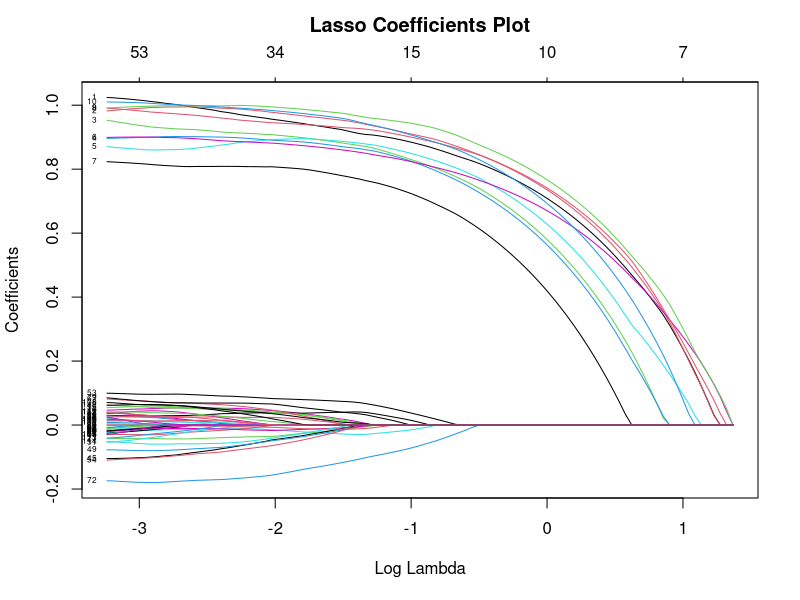
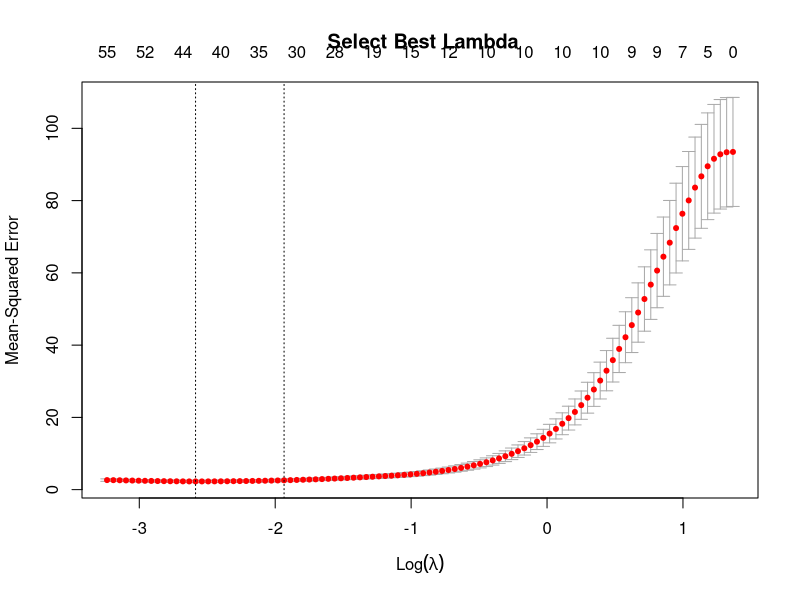
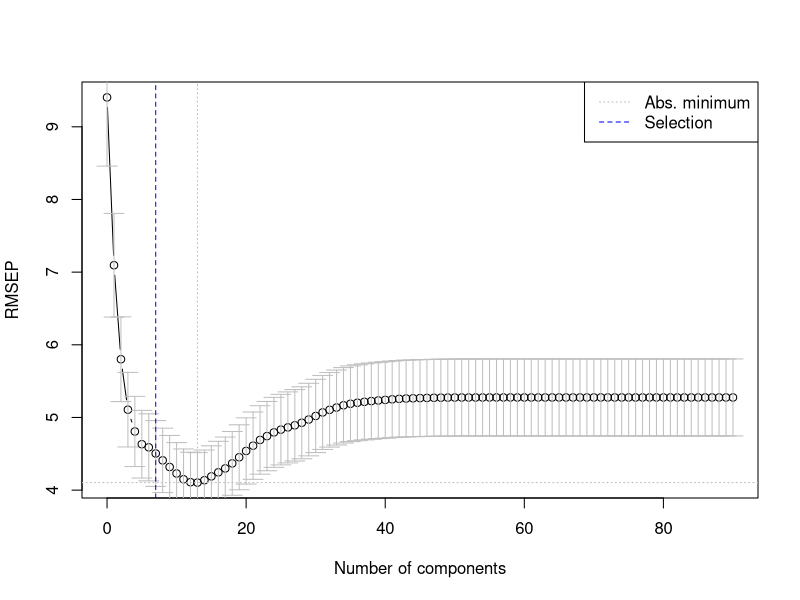
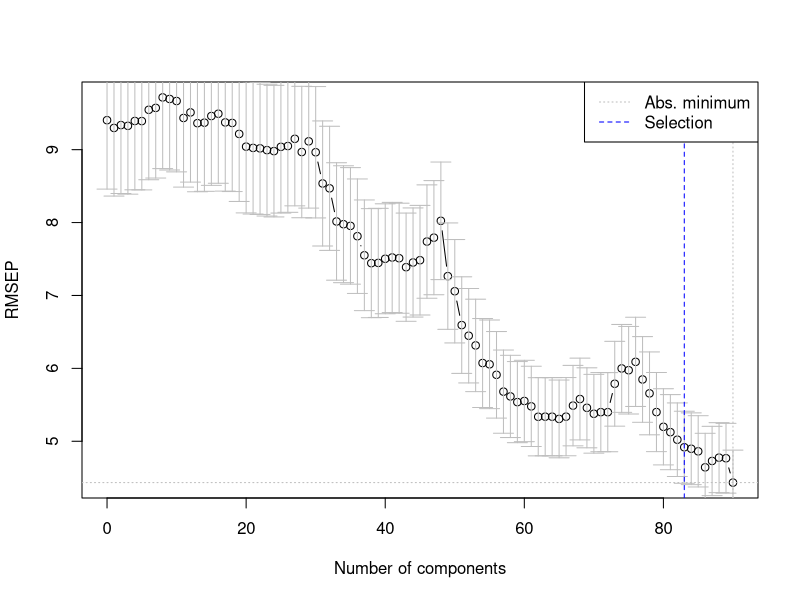

The R script that drew these images, in order:
setwd("/Users/mibiy/Desktop/DavisSpring/442 Advance Stat/Class4")
install.packages("glmnet")
install.packages("pls")
library(glmnet)
library(pls)


# Create simulated data 

set.seed(1234) # set seed to generate the same data every time you run the code; for different repetition, comment out this line
n = 100 									# sample size
p = 120										# p > n => Big-p Data Problem
pp = 10 									# true variables 
beta1=rbind(1,1,1,1,1) 						
# 5 coefficients for first five vars as a 5 x 1 vector
beta2=rbind(1,1,1,1,1)						
# 5 coeffs for for second five vars as a 5 x 1 vector
beta0 = t(t(rep(0,1,110)))					
# 110 insignificant betas as 110 x 1 vector

x=matrix(runif(n*p, min=0, max=10), n, p)	
# randon uniform variates from U(0, 10) arranged in matrix n x p
z1=x[,1:5] %*% beta1						
# first simulated factor z1 = sum of x1 through x5
z2=x[,6:10] %*% beta2						# second factor z2
yy= z1 + 10*sqrt(z2) 						# true dependent variable
y = yy + x[,11:120] %*% beta0 + rnorm(n)	
# observed dependent variable with 100 regressors insignificant vars but we don't know that ex ante

# Partition training and test data sets

m = 0.8*n									# 80% training size ==> 20% holdout sample
ts = sample(1:n,m)							# random draw of 80 out of 100 rows
x.train = x[ts,]							
y.train = y[ts]

x.test = x[-ts,]
y.test = y[-ts]


############  Part A: Regularization models (Ridge, Lasso, Elastic Net) #########


# LASSO when alpha = 1. 
# Ridge Regression when alpha = 0. 
# Elastic Net when alpha = strictly positive fraction Why? Exam Q


# Lasso Regression

out.lasso = glmnet(x.train, y.train, alpha = 1)     
# fits lasso becasue alpha = 1 vanishes the quadratic penalty

# Coeffcients plots

plot(out.lasso, xvar="lambda", label=TRUE)	      # plots estimates vs log(lambda) values. See how *all* estimates tend to zero as lambda increases. Why? Exam Q	
title("Lasso Coefficients Plot",line=2.5)

# Extract LASSO estimates for specific lambda values

est_1 = coef(out.lasso, s = 0.01)	
est_1
# estimates at lambda = 0.01 => 
# many vars deemed significant, 
# yet their magnitudes differ b/w sig and nonsig vars
est_2 = coef(out.lasso, s = 0.5)					  
# estimates when lambda = 0.5 ==> 
# separation b/w sig an insignifcant vars improves substantially

      
# Optimal Lambda value?  Select by using n-fold cross-validation 

cvlasso=cv.glmnet(x.train, y.train, type.measure="mse", nfolds = 10)    
# 10-fold cross-validation
plot(cvlasso, main = " Select Best Lambda")								
# plot of MSE vs Lambda
lam_est = cvlasso$lambda.min											
# best lambda --> one that minimizes mse
lasso_est = coef(out.lasso, s = lam_est)								
# best parameter estimates 


# Prediction Using Test Sample Data

yhat = predict(cvlasso, s = lam_est, newx=x.test)
# x.test provides data from holdout sample
sse.test = sum((y.test - yhat)^2)	
sse.test
# sum of square errors in holdout sample
sst.test = sum((y.test-mean(y.test))^2)	
sst.test
# total sum of squares at ybar in holdout sample
r2 = 1-sse.test/sst.test											
r2
# R square = 1 - sum of squares errors with the model/sum of squares errors w/o the model (ie just ybar) 
?predict



############  Part B: Dimension Reduction models (PCR and PLS) #########

# data must be in dataframe form and not as a matrix
xydata = data.frame(y = y, x = x)


#### Partial Least Squares Regression ####

# runs partial least sqaures regression with p > n
out.pls = plsr(y ~ x, ncomp = 90, data = xydata, 
               validation = "LOO", jackknife = TRUE)
?plsr
# Select number of components to retain by cross-validation --> 
# prodcues plot with std error bars
best.pls.k = selectNcomp(out.pls, method = "onesigma", 
                         ncomp = 90, plot = TRUE)  
# We retain 4 components. Why not 5 as indicated by graph?

# weights for all 120 variables in each component. 
# In class slides, the values of w_ik, i = variable, k = component. 
#Also known as the "loadings" matrix, which has p x ncomp dimension

load.mat.pls = loadings(out.pls)[,1:best.pls.k]  
# allows interpretation of each component's meaning based on which variables 'load" on a given component

# Coefficients or parameter estimates and their significance 
est.pls = jack.test(out.pls, ncomp = best.pls.k)
est.pls

# Prediction (Overall sample, but can be done in test sample)

yhat = predict(out.pls, ncomp = best.pls.k)			# based on *first 4 components* and not just the 4th component
r2 = cor(y,yhat)^2
r2



#### Principal Components Regression ####

# runs principal components regression with p > n
out.pcr = pcr(y ~ x, ncomp = 90, data = xydata, 
              validation = "LOO", jackknife = TRUE)

# Select number of components to retain by cross-validation --> 
# prodcues plot with std error bars
best.pcr.k = selectNcomp(out.pcr, method = "onesigma", 
                         ncomp = 90, plot = TRUE)  
# We retain 1 component. 

# weights for all 120 variables in each component. 
# In class slides, the values of w_ik, i = variable, k = component. 
# Also known as the "loadings" matrix, which has p x ncomp dimension

# loadings for the first through best.pcr.k number of factors 
load.mat.pcr = loadings(out.pcr)[,1:best.pcr.k]  
# allows interpretation of each component's meaning based on which variables 'load" on a given component

# Coefficients (ie. parameter estimates) and their significance 
est.pcr = jack.test(out.pcr, ncomp = best.pcr.k)


# Prediction (Overall sample, but can be done in test sample)

yhat = predict(out.pcr, ncomp = best.pcr.k)			
# based on *first 4 components* and not just the 4th component
r2 = cor(y,yhat)^2
r2



##### Deliverables for HW 5 #####

# Use the above simulated data so that we know the operating model 
######(unlike in real data)

# IGNORE PLS and PCR in HW 5 submission, mainly b/c I have already written 
###### up the code. But run it to study its output and how it works

# Do Lasso (as above) and then modify code to do Ridge and Elastic Net Regressions

# Set alpha = 0 and re-do all the steps. You will be running Ridge Regression. For example, out.ridge = glmnet(x.train, y.train, alpha = 0) 

# Set alpha = 0.1 to 0.9 in steps of 0.1. You will be running Elastic Net Regression (9 runs). For example, out.en.1 = glmnet(x.train, y.train, alpha = 0.1)

# Report the following results from your total analysis alpha = 0 (Ridge), 0.1, ...0.9, 1.0 (Lasso)

# 1. Provide and Explain the Coefficients Plots for Ridge, Best-alpha EN, Lasso. Here, Best-alpha EN refers to EN results corresponding to the alpha value that minimizes mse (i.e., tabulate mse at lambda.min for various values of alpha from 0.1 to 0.9 to find the best alpha value)

# 2. Provide and Explain MSE vs Lambda Plots for Ridge, Best-alpha EN, Lasso

# 3. Present in One Table the parammeter estimates from Ridge, Best-alpha EN, Lasso -- all at their respective best lambdas

# 4. Plot predictions (ie yhat) in test sample vs. actual y.test for Ridge, Best-alpha EN, Lasso and report R2 for each method

# 5. Conclusions: Why does OLS fail when p > n? How do these methods circumvent that problem? Explain their "nested strcuture." Which method was best suited for this data? How well did these methods discover the true variables? fasle positives?








  
